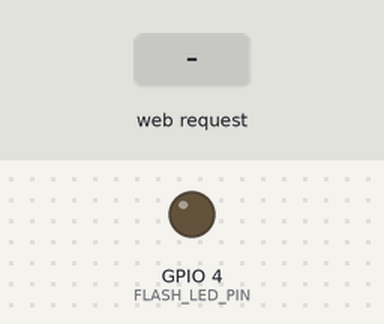
A sketch run on a simulated ESP32. On the bench: output pins drawn as LEDs (lit = HIGH). The test bench sets the inputs (shaded band). WiFi joins after 1.5 s; servers stay silent unless stated; the camera gives no picture; what the sketch prints to the serial monitor is not drawn.

Above: at 3.5 s.
3.6 s: HTTP request GET /flash?on=1 received
At 4.6 s:
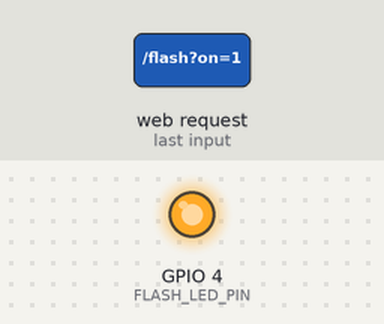
5.1 s: HTTP request GET /flash received
At 5.7 s:
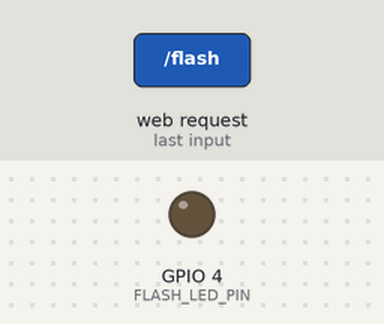
6.6 s: HTTP request GET /flash?on=0 received
At 8.0 s:
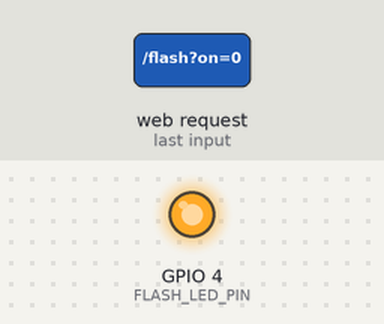
Timing chart, 0 to 9.6 s (numbered marks = the images above; inputs shaded):
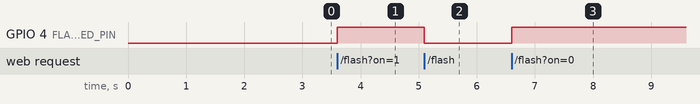

The sketch:

cam_stream.ino
```cpp
//  Jarvis Robot — ESP32-CAM Video Stream
//  OV2640 → HTTP MJPEG → Laptop
//
//  Плата: AI Thinker ESP32-CAM
//  В Arduino IDE выбери: Tools → Board → ESP32 Dev Module
//                        Tools → Partition Scheme → Huge APP (3MB No OTA)

#include <WiFi.h>
#include <WebServer.h>
#include "esp_camera.h"

// ─── Настройки WiFi ──────────────────────────────────────────
const char* WIFI_SSID = "Comnet4/9";
const char* WIFI_PASS = "Shaislamov1967";

// ─── Пины камеры AI Thinker ESP32-CAM ────────────────────────
#define CAM_PIN_PWDN    32
#define CAM_PIN_RESET   -1
#define CAM_PIN_XCLK     0
#define CAM_PIN_SIOD    26
#define CAM_PIN_SIOC    27
#define CAM_PIN_D7      35
#define CAM_PIN_D6      34
#define CAM_PIN_D5      39
#define CAM_PIN_D4      36
#define CAM_PIN_D3      21
#define CAM_PIN_D2      19
#define CAM_PIN_D1      18
#define CAM_PIN_D0       5
#define CAM_PIN_VSYNC   25
#define CAM_PIN_HREF    23
#define CAM_PIN_PCLK    22

#define FLASH_LED_PIN    4  // встроенный flash LED

WebServer server(80);

// ═════════════════════════════════════════════════════════════
// Инициализация камеры
// ═════════════════════════════════════════════════════════════

bool setupCamera() {
    camera_config_t config;
    config.ledc_channel = LEDC_CHANNEL_0;
    config.ledc_timer   = LEDC_TIMER_0;
    config.pin_d0       = CAM_PIN_D0;
    config.pin_d1       = CAM_PIN_D1;
    config.pin_d2       = CAM_PIN_D2;
    config.pin_d3       = CAM_PIN_D3;
    config.pin_d4       = CAM_PIN_D4;
    config.pin_d5       = CAM_PIN_D5;
    config.pin_d6       = CAM_PIN_D6;
    config.pin_d7       = CAM_PIN_D7;
    config.pin_xclk     = CAM_PIN_XCLK;
    config.pin_pclk     = CAM_PIN_PCLK;
    config.pin_vsync    = CAM_PIN_VSYNC;
    config.pin_href     = CAM_PIN_HREF;
    config.pin_sccb_sda = CAM_PIN_SIOD;
    config.pin_sccb_scl = CAM_PIN_SIOC;
    config.pin_pwdn     = CAM_PIN_PWDN;
    config.pin_reset    = CAM_PIN_RESET;
    config.xclk_freq_hz = 20000000;
    config.pixel_format = PIXFORMAT_JPEG;

    // VGA (640x480) — достаточно для идентификации лиц
    config.frame_size   = FRAMESIZE_VGA;
    config.jpeg_quality = 10;   // 0–63, меньше = лучше качество
    config.fb_count     = 2;
    config.grab_mode    = CAMERA_GRAB_LATEST;

    esp_err_t err = esp_camera_init(&config);
    if (err != ESP_OK) {
        Serial.printf("[Camera] Ошибка инициализации: 0x%x\n", err);
        return false;
    }

    // Настройки сенсора
    sensor_t* s = esp_camera_sensor_get();
    s->set_brightness(s, 0);
    s->set_contrast(s, 0);
    s->set_saturation(s, 0);
    s->set_whitebal(s, 1);
    s->set_awb_gain(s, 1);
    s->set_exposure_ctrl(s, 1);

    Serial.println("[Camera] OV2640 инициализирована (QVGA 320x240)");
    return true;
}

// ═════════════════════════════════════════════════════════════
// HTTP MJPEG стрим
// ═════════════════════════════════════════════════════════════

void handleStream() {
    WiFiClient client = server.client();

    // MJPEG заголовок
    client.println("HTTP/1.1 200 OK");
    client.println("Content-Type: multipart/x-mixed-replace; boundary=frame");
    client.println("Access-Control-Allow-Origin: *");
    client.println();

    Serial.println("[Stream] Клиент подключился: " + client.remoteIP().toString());

    while (client.connected()) {
        camera_fb_t* fb = esp_camera_fb_get();
        if (!fb) {
            Serial.println("[Stream] Ошибка захвата кадра");
            break;
        }

        client.printf("--frame\r\n");
        client.printf("Content-Type: image/jpeg\r\n");
        client.printf("Content-Length: %u\r\n\r\n", fb->len);
        client.write(fb->buf, fb->len);
        client.printf("\r\n");

        esp_camera_fb_return(fb);

        // ~20 FPS
        delay(50);
    }

    Serial.println("[Stream] Клиент отключился");
}

// Статус страница
void handleRoot() {
    String html = "<html><body>";
    html += "<h2>Jarvis Robot Camera</h2>";
    html += "<img src='/stream' style='width:640px'><br>";
    html += "<p>Stream: <a href='/stream'>http://" + WiFi.localIP().toString() + "/stream</a></p>";
    html += "</body></html>";
    server.send(200, "text/html", html);
}

// Управление flash LED
void handleFlash() {
    if (server.hasArg("on")) {
        digitalWrite(FLASH_LED_PIN, HIGH);
        server.send(200, "text/plain", "flash on");
    } else {
        digitalWrite(FLASH_LED_PIN, LOW);
        server.send(200, "text/plain", "flash off");
    }
}

// ═════════════════════════════════════════════════════════════
// SETUP / LOOP
// ═════════════════════════════════════════════════════════════

void setup() {
    Serial.begin(115200);
    delay(500);
    Serial.println("\n[Jarvis Robot CAM] Старт...");

    pinMode(FLASH_LED_PIN, OUTPUT);
    digitalWrite(FLASH_LED_PIN, LOW);

    if (!setupCamera()) {
        Serial.println("[FATAL] Камера не запустилась — проверь подключение");
        return;
    }

    // WiFi
    Serial.print("[WiFi] Подключение к ");
    Serial.print(WIFI_SSID);
    WiFi.begin(WIFI_SSID, WIFI_PASS);
    while (WiFi.status() != WL_CONNECTED) {
        delay(500);
        Serial.print(".");
    }
    Serial.println();
    Serial.print("[WiFi] Подключено! IP: ");
    Serial.println(WiFi.localIP());

    // HTTP маршруты
    server.on("/",       handleRoot);
    server.on("/stream", handleStream);
    server.on("/flash",  handleFlash);
    server.begin();

    Serial.println("[HTTP] Сервер запущен");
    Serial.println("[Jarvis Robot CAM] Готов!");
    Serial.println("  Браузер: http://" + WiFi.localIP().toString());
    Serial.println("  Стрим:   http://" + WiFi.localIP().toString() + "/stream");
    Serial.println("  Flash:   http://" + WiFi.localIP().toString() + "/flash?on");
}

void loop() {
    server.handleClient();
}
```

Measured:
- after the input at 3.6 s, GPIO 4 (FLASH_LED_PIN): LOW → HIGH at once
- after the input at 5.1 s, GPIO 4 (FLASH_LED_PIN): HIGH → LOW at once
- after the input at 6.6 s, GPIO 4 (FLASH_LED_PIN): LOW → HIGH at once
